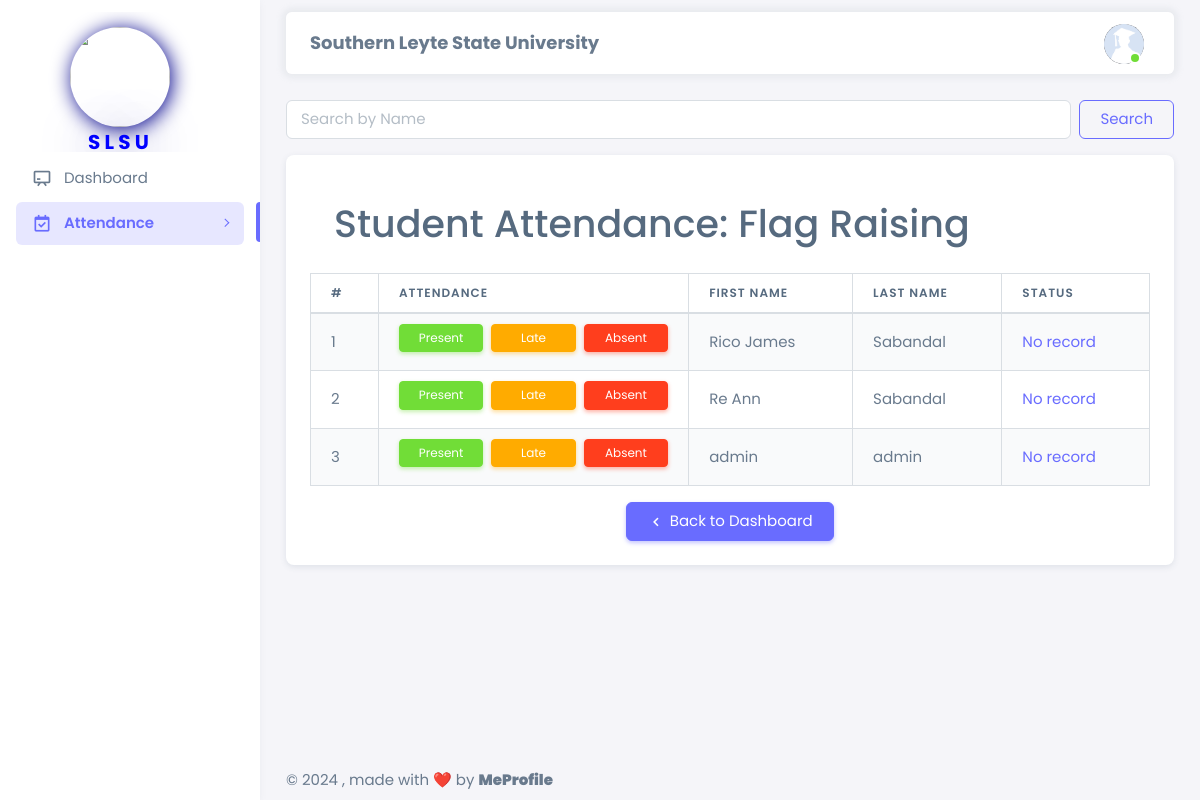
The app's page /html/student/assign_attendance.php (signed in) with its own data.
### tables this page shows
CREATE TABLE `student_registration` (
  `student_id` int NOT NULL,
  `first_name` varchar(50) NOT NULL,
  `last_name` varchar(50) NOT NULL,
  `email` varchar(100) NOT NULL,
  `password` varchar(255) NOT NULL,
  `phone_number` varchar(15) DEFAULT NULL,
  `department` varchar(100) DEFAULT NULL,
  `year_level` int DEFAULT NULL,
  `section` varchar(50) DEFAULT NULL,
  `enrollment_date` timestamp NULL DEFAULT CURRENT_TIMESTAMP,
  `address` varchar(255) DEFAULT NULL,
  `city` varchar(100) DEFAULT NULL,
  `postal_code` varchar(20) DEFAULT NULL,
  `country` varchar(50) DEFAULT NULL,
  `date_of_birth` date DEFAULT NULL,
  `gender` varchar(10) DEFAULT NULL,
  `emergency_contact_name` varchar(100) DEFAULT NULL,
  `emergency_contact_number` varchar(15) DEFAULT NULL,
  `created_at` timestamp NULL DEFAULT CURRENT_TIMESTAMP,
  `updated_at` timestamp NULL DEFAULT CURRENT_TIMESTAMP ON UPDATE CURRENT_TIMESTAMP,
  `is_assigned` tinyint(1) NOT NULL DEFAULT '0'
);

### html/student/assign_attendance.php (the view, shortened to what this page needs)
<?php
require '../config.php';
$student_id = $_SESSION['student_id'];
$departmentSql = "SELECT department FROM student_registration WHERE student_id = ?";
$departmentStmt = $conn->prepare($departmentSql);
$departmentStmt->bind_param("i", $student_id);
$departmentStmt->execute();
$departmentResult = $departmentStmt->get_result();
if ($departmentResult->num_rows > 0) {
    $departmentRow = $departmentResult->fetch_assoc();
    $userDepartment = $departmentRow['department'];
} else {
    echo json_encode(array('status' => 'error', 'message' => 'Department not found'));
    exit();
}
$search = '';
if (isset($_GET['search']) && !empty($_GET['search'])) {
    $search = sanitize_input($_GET['search']);
    $sql = "SELECT s.student_id, s.first_name, s.last_name, s.department, COALESCE(f.attendance_status, 'no record') AS attendance_status
            FROM student_registration s
            LEFT JOIN (
                SELECT student_id, MAX(attendance_date) AS max_date
                FROM student_attendance_flag
                WHERE DATE(attendance_date) = CURDATE()
                GROUP BY student_id
            ) af ON s.student_id = af.student_id
            LEFT JOIN student_attendance_flag f ON af.student_id = f.student_id AND af.max_date = f.attendance_date
            WHERE (s.first_name LIKE ? OR s.last_name LIKE ?) AND s.department = ?";
    $stmt = $conn->prepare($sql);
    $search_param1 = "%" . $search . "%";
    $search_param2 = "%" . $search . "%";
    $stmt->bind_param("sss", $search_param1, $search_param2, $userDepartment);
} else {
    $sql = "SELECT s.student_id, s.first_name, s.last_name, s.department, COALESCE(f.attendance_status, 'no record') AS attendance_status
            FROM student_registration s
            LEFT JOIN (
                SELECT student_id, MAX(attendance_date) AS max_date
                FROM student_attendance_flag
                WHERE DATE(attendance_date) = CURDATE()
                GROUP BY student_id
            ) af ON s.student_id = af.student_id
            LEFT JOIN student_attendance_flag f ON af.student_id = f.student_id AND af.max_date = f.attendance_date
            WHERE s.department = ?";
    $stmt = $conn->prepare($sql);
    $stmt->bind_param("s", $userDepartment);
}
$stmt->execute();
$result = $stmt->get_result();
?>
<!DOCTYPE html>
<html lang="en" class="light-style layout-menu-fixed" dir="ltr" data-theme="theme-default" data-assets-path="../../assets/" data-template="vertical-menu-template-free">
  <head>
    <link rel="stylesheet" href="../../assets/vendor/fonts/boxicons.css" />
    <link rel="stylesheet" href="../../assets/vendor/css/core.css" class="template-customizer-core-css" />
    <link rel="stylesheet" href="../../assets/vendor/css/theme-default.css" class="template-customizer-theme-css" />
    <link rel="stylesheet" href="../../assets/css/demo.css" />
    <link rel="stylesheet" href="../../assets/vendor/libs/perfect-scrollbar/perfect-scrollbar.css" />
    <link rel="stylesheet" href="../../assets/vendor/libs/apex-charts/apex-charts.css" />
    <link rel="stylesheet" href="https://cdnjs.cloudflare.com/ajax/libs/font-awesome/5.15.4/css/all.min.css">
    <link rel="stylesheet" href="https://cdnjs.cloudflare.com/ajax/libs/font-awesome/6.0.0/css/all.min.css">
  </head>
  <body>
    <div class="layout-wrapper layout-content-navbar">
      <div class="layout-container">
        <aside id="layout-menu" class="layout-menu menu-vertical menu bg-menu-theme">
          <div class="app-brand demo" style=" padding: 70px;">
            <div class="logo">
              <img style="border-radius: 500px; box-shadow: 2px 2px 20px #00008b; margin-top: 30px; margin-bottom: 5px;" src="../../assets/img/avatars/logo.png" width="100" height="100" alt="">
              <b><p style="font-size: 20px; color: blue; text-shadow: 2px 2px 50px #00008b; padding-left: 18px;">S L S U</p></b>
          </div>
          </div>
          <ul class="menu-inner py-1">
            <li class="menu-item">
                        <a href="dashboard.php" class="menu-link">
                            <i class="menu-icon tf-icons bx bx-chalkboard"></i>
                            <div data-i18n="Layouts">Dashboard</div>
                        </a>
                    </li>
                    <li class="menu-item active">
                        <a href="javascript:void(0);" class="menu-link menu-toggle">
                            <i class="menu-icon tf-icons bx bx-calendar-check"></i>
                            <div data-i18n="Layouts">Attendance</div>
                        </a>
                    </li>
                  </ul>
        </aside>
        <div class="layout-page">
          <nav
            class="layout-navbar container-xxl navbar navbar-expand-xl navbar-detached align-items-center bg-navbar-theme"
            id="layout-navbar"
          >
            <div class="navbar-nav-right d-flex align-items-center" id="navbar-collapse">
              <center>
                <p style="font-size: 18px; padding-top: 15px;"><b>Southern Leyte State University</b></p>
              </center>
              <ul class="navbar-nav flex-row align-items-center ms-auto">
                <li class="nav-item navbar-dropdown dropdown-user dropdown">
                  <a class="nav-link dropdown-toggle hide-arrow" href="javascript:void(0);" data-bs-toggle="dropdown">
                    <div class="avatar avatar-online">
                      <img src="../../assets/img/avatars/profile.png" alts class="w-px-40 h-auto rounded-circle" />
                    </div>
                  </a>
                </li>
              </ul>
            </div>
          </nav>
                <div class="content-wrapper">
                    <div class="container-xxl flex-grow-1 container-p-y">
                        <div class="row mb-3">
                            <div class="col-lg-12">
                                <form class="d-flex" method="GET" action="<?php echo htmlspecialchars($_SERVER["PHP_SELF"]); ?>">
                                    <input class="form-control me-2" type="search" placeholder="Search by Name" aria-label="Search" name="search" value="<?php echo htmlspecialchars($search); ?>">
                                    <button class="btn btn-outline-primary" type="submit">Search</button>
                                </form>
                            </div>
                        </div>
                        <div class="row">
                            <div class="col-lg-12 mb-4">
                                <div class="card">
                                    <div class="card-body">
                                        <div class="card-body d-flex justify-content-between align-items-center mb-1">
                                            <h1 class="mb-0">
                                                <?php
                                                $today = date('N');
                                                $flagType = ($today == 5) ? 'Flag Retreat' : 'Flag Raising';
                                                echo "Student Attendance: $flagType";
                                                ?>
                                            </h1>
                                        </div>
                                        <div class="table-responsive">
                                            <table class="table table-bordered table-striped">
                                                <thead>
                                                    <tr>
                                                        <th>#</th>
                                                        <th>Attendance</th>
                                                        <th>First Name</th>
                                                        <th>Last Name</th>
                                                        <th>Status</th>
                                                    </tr>
                                                </thead>
                                                <tbody id="studentTableBody">
                                                    <?php
                                                    $index = 0;
                                                    while ($row = $result->fetch_assoc()) :
                                                        $index++;
                                                    ?>
                                                        <tr id="student_<?php echo $row['student_id']; ?>">
                                                            <td><?php echo $index; ?></td>
                                                            <td>
                                                                <form id="attendanceForm_<?php echo $row['student_id']; ?>" class="attendance-form">
                                                                    <div class="row g-2">
                                                                        <div class="col mb-1">
                                                                            <button type="button" class="btn btn-success btn-sm mark-attendance w-100 mb-0.5" data-status="present">
                                                                                <span class="d-none d-sm-inline">Present</span>
                                                                            </button>
                                                                        </div>
                                                                        <div class="col mb-1">
                                                                            <button type="button" class="btn btn-warning btn-sm mark-attendance w-100 mb-0.5" data-status="late">
                                                                                <span class="d-none d-sm-inline">Late</span>
                                                                            </button>
                                                                        </div>
                                                                        <div class="col mb-1">
                                                                            <button type="button" class="btn btn-danger btn-sm mark-attendance w-100 mb-1" data-status="absent">
                                                                                <span class="d-none d-sm-inline">Absent</span>
                                                                            </button>
                                                                        </div>
                                                                    </div>
                                                                </form>
                                                            </td>
                                                            <td><?php echo htmlspecialchars($row['first_name']); ?></td>
                                                            <td><?php echo htmlspecialchars($row['last_name']); ?></td>
                                                            <td>
                                                                <?php
                                                                $status = htmlspecialchars($row['attendance_status']);
                                                                $statusClass = '';
                                                                switch ($status) {
                                                                    default:
                                                                        $statusClass = 'text-primary';
                                                                        break;
                                                                }
                                                                ?>
                                                                <span class="<?php echo $statusClass; ?>" id="status_<?php echo $row['student_id']; ?>">
                                                                    <?php echo ucfirst($status); ?>
                                                                </span>
                                                            </td>
                                                        </tr>
                                                    <?php endwhile; ?>
                                                </tbody>
                                            </table>
                                        </div>
                                        <div class="centered-button mt-3">
                                            <center>
                                                <a href="dashboard.php" class="btn btn-primary">
                                                    <i class="bx bx-chevron-left"></i> Back to Dashboard
                                                </a>
                                            </center>
                                        </div>
                                    </div>
                                </div>
                            </div>
                        </div>
                    </div>
                </div>
            <footer class="content-footer footer bg-footer-theme">
              <div class="container-xxl d-flex flex-wrap justify-content-between py-2 flex-md-row flex-column">
                <div class="mb-2 mb-md-0">
                  ©
                  , made with ❤️ by
                  <a href="https://www.facebook.com/james.jeager.3" target="_blank" class="footer-link fw-bolder">MeProfile</a>
                </div>
              </div>
            </footer>
            </div>
          </div>
        </div>
  </body>
</html>

### assets/css/demo.css (style rules this page uses)
.menu .app-brand.demo { height: 64px; margin-top: 12px; }

### html/student/assign_attendance.php (style rules this page uses)
body, .navbar, .card, .btn, .form-control, .dropdown-menu, .avatar, .dropdown-item, .navbar-dropdown, .nav-link, .menu-item, .menu-link, .menu-sub, .status-icon { font-family: 'Poppins', sans-serif; }

### records on screen
student_registration: first_name "Rico James", last_name "Sabandal", status "No record"
student_registration: first_name "Re Ann", last_name "Sabandal", status "No record"
student_registration: first_name "admin", last_name "admin", status "No record"
